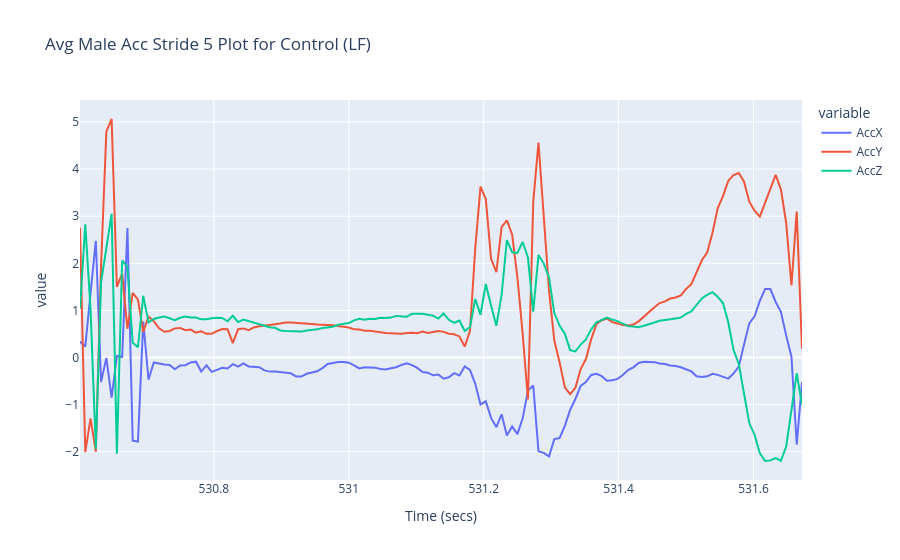
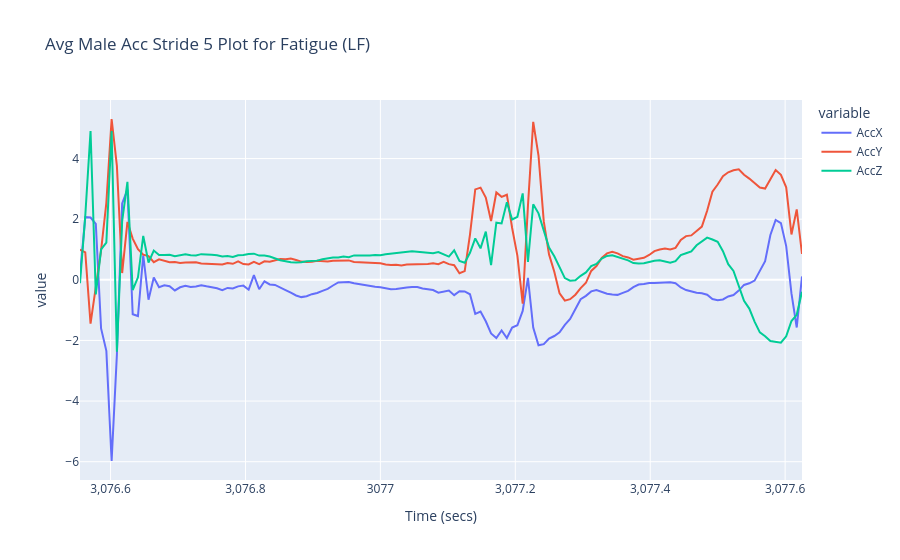
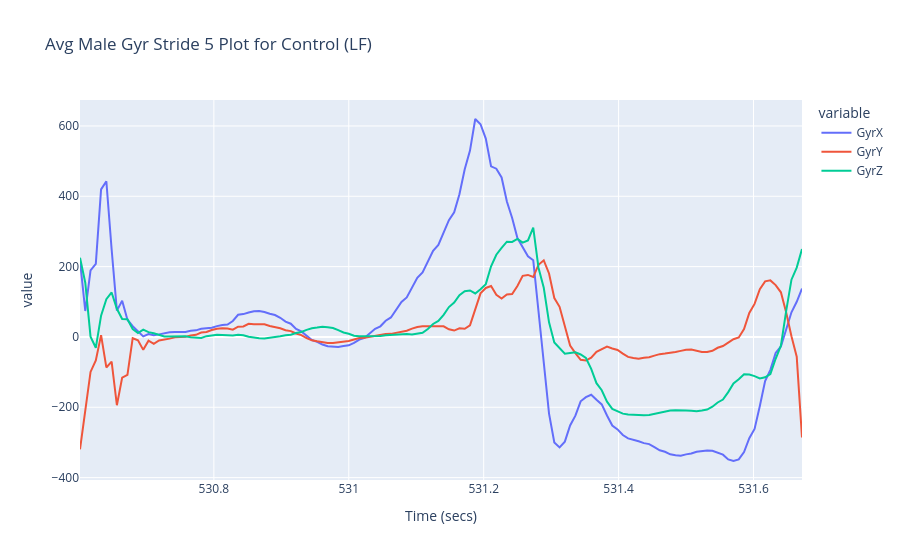
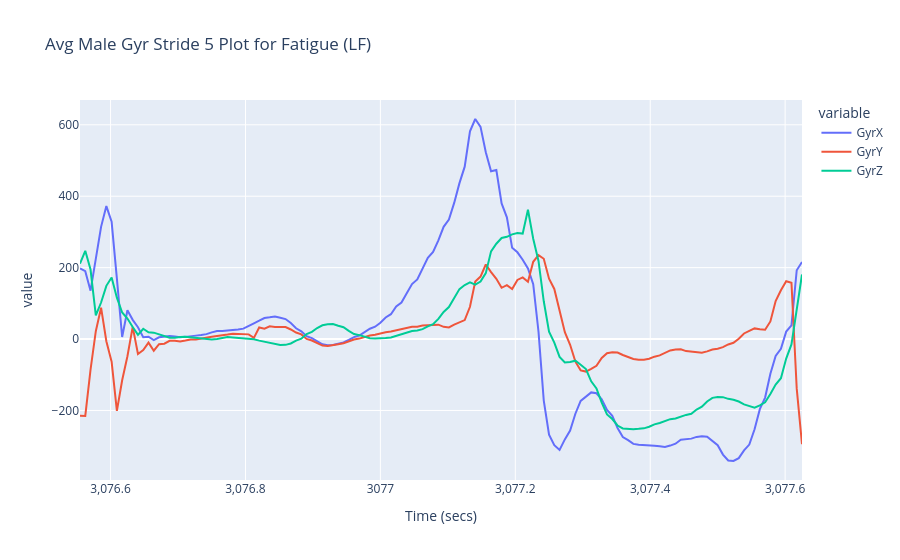

These figures' notebook cell, in order:
### Code cell
fig = px.line(control_df_02.iloc[::downsample_factor], x='Time (secs)', y=["AccX", "AccY", "AccZ"], title=f"Avg Male Acc Stride {stride_index+1} Plot for Control ({sensor_location})")
fig.show()

fig = px.line(fatigue_df_02.iloc[::downsample_factor], x='Time (secs)', y=["AccX", "AccY", "AccZ"], title=f"Avg Male Acc Stride {stride_index+1} Plot for Fatigue ({sensor_location})")
fig.show()

fig = px.line(control_df_02.iloc[::downsample_factor], x='Time (secs)', y=["GyrX", "GyrY", "GyrZ"], title=f"Avg Male Gyr Stride {stride_index+1} Plot for Control ({sensor_location})")
fig.show()

fig = px.line(fatigue_df_02.iloc[::downsample_factor], x='Time (secs)', y=["GyrX", "GyrY", "GyrZ"], title=f"Avg Male Gyr Stride {stride_index+1} Plot for Fatigue ({sensor_location})")
fig.show()

### Figure 1 — Plotly figure (JSON) as saved in the notebook; plotly's stock layout.template omitted (floating-point values rounded to 4 significant figures; data arrays with more than 128 entries replaced by an {"elided": "..."} marker saying what was removed)
{"data": [{"hovertemplate": "variable=AccX<br>Time (secs)=%{x}<br>value=%{y}<extra></extra>", "legendgroup": "AccX", "line": {"color": "#636efa", "dash": "solid"}, "marker": {"symbol": "circle"}, "mode": "lines", "name": "AccX", "orientation": "v", "showlegend": true, "type": "scatter", "x": {"elided": "138 float values"}, "xaxis": "x", "y": {"elided": "138 float values"}, "yaxis": "y"}, {"hovertemplate": "variable=AccY<br>Time (secs)=%{x}<br>value=%{y}<extra></extra>", "legendgroup": "AccY", "line": {"color": "#EF553B", "dash": "solid"}, "marker": {"symbol": "circle"}, "mode": "lines", "name": "AccY", "orientation": "v", "showlegend": true, "type": "scatter", "x": {"elided": "138 float values"}, "xaxis": "x", "y": {"elided": "138 float values"}, "yaxis": "y"}, {"hovertemplate": "variable=AccZ<br>Time (secs)=%{x}<br>value=%{y}<extra></extra>", "legendgroup": "AccZ", "line": {"color": "#00cc96", "dash": "solid"}, "marker": {"symbol": "circle"}, "mode": "lines", "name": "AccZ", "orientation": "v", "showlegend": true, "type": "scatter", "x": {"elided": "138 float values"}, "xaxis": "x", "y": {"elided": "138 float values"}, "yaxis": "y"}], "layout": {"legend": {"title": {"text": "variable"}, "tracegroupgap": 0}, "title": {"text": "Avg Male Acc Stride 5 Plot for Control (LF)"}, "xaxis": {"anchor": "y", "domain": [0, 1], "title": {"text": "Time (secs)"}}, "yaxis": {"anchor": "x", "domain": [0, 1], "title": {"text": "value"}}}}

### Figure 2 — Plotly figure (JSON) as saved in the notebook; plotly's stock layout.template omitted (floating-point values rounded to 4 significant figures; data arrays with more than 128 entries replaced by an {"elided": "..."} marker saying what was removed)
{"data": [{"hovertemplate": "variable=AccX<br>Time (secs)=%{x}<br>value=%{y}<extra></extra>", "legendgroup": "AccX", "line": {"color": "#636efa", "dash": "solid"}, "marker": {"symbol": "circle"}, "mode": "lines", "name": "AccX", "orientation": "v", "showlegend": true, "type": "scatter", "x": {"elided": "138 float values"}, "xaxis": "x", "y": {"elided": "138 float values"}, "yaxis": "y"}, {"hovertemplate": "variable=AccY<br>Time (secs)=%{x}<br>value=%{y}<extra></extra>", "legendgroup": "AccY", "line": {"color": "#EF553B", "dash": "solid"}, "marker": {"symbol": "circle"}, "mode": "lines", "name": "AccY", "orientation": "v", "showlegend": true, "type": "scatter", "x": {"elided": "138 float values"}, "xaxis": "x", "y": {"elided": "138 float values"}, "yaxis": "y"}, {"hovertemplate": "variable=AccZ<br>Time (secs)=%{x}<br>value=%{y}<extra></extra>", "legendgroup": "AccZ", "line": {"color": "#00cc96", "dash": "solid"}, "marker": {"symbol": "circle"}, "mode": "lines", "name": "AccZ", "orientation": "v", "showlegend": true, "type": "scatter", "x": {"elided": "138 float values"}, "xaxis": "x", "y": {"elided": "138 float values"}, "yaxis": "y"}], "layout": {"legend": {"title": {"text": "variable"}, "tracegroupgap": 0}, "title": {"text": "Avg Male Acc Stride 5 Plot for Fatigue (LF)"}, "xaxis": {"anchor": "y", "domain": [0, 1], "title": {"text": "Time (secs)"}}, "yaxis": {"anchor": "x", "domain": [0, 1], "title": {"text": "value"}}}}

### Figure 3 — Plotly figure (JSON) as saved in the notebook; plotly's stock layout.template omitted (floating-point values rounded to 4 significant figures; data arrays with more than 128 entries replaced by an {"elided": "..."} marker saying what was removed)
{"data": [{"hovertemplate": "variable=GyrX<br>Time (secs)=%{x}<br>value=%{y}<extra></extra>", "legendgroup": "GyrX", "line": {"color": "#636efa", "dash": "solid"}, "marker": {"symbol": "circle"}, "mode": "lines", "name": "GyrX", "orientation": "v", "showlegend": true, "type": "scatter", "x": {"elided": "138 float values"}, "xaxis": "x", "y": {"elided": "138 float values"}, "yaxis": "y"}, {"hovertemplate": "variable=GyrY<br>Time (secs)=%{x}<br>value=%{y}<extra></extra>", "legendgroup": "GyrY", "line": {"color": "#EF553B", "dash": "solid"}, "marker": {"symbol": "circle"}, "mode": "lines", "name": "GyrY", "orientation": "v", "showlegend": true, "type": "scatter", "x": {"elided": "138 float values"}, "xaxis": "x", "y": {"elided": "138 float values"}, "yaxis": "y"}, {"hovertemplate": "variable=GyrZ<br>Time (secs)=%{x}<br>value=%{y}<extra></extra>", "legendgroup": "GyrZ", "line": {"color": "#00cc96", "dash": "solid"}, "marker": {"symbol": "circle"}, "mode": "lines", "name": "GyrZ", "orientation": "v", "showlegend": true, "type": "scatter", "x": {"elided": "138 float values"}, "xaxis": "x", "y": {"elided": "138 float values"}, "yaxis": "y"}], "layout": {"legend": {"title": {"text": "variable"}, "tracegroupgap": 0}, "title": {"text": "Avg Male Gyr Stride 5 Plot for Control (LF)"}, "xaxis": {"anchor": "y", "domain": [0, 1], "title": {"text": "Time (secs)"}}, "yaxis": {"anchor": "x", "domain": [0, 1], "title": {"text": "value"}}}}

### Figure 4 — Plotly figure (JSON) as saved in the notebook; plotly's stock layout.template omitted (floating-point values rounded to 4 significant figures; data arrays with more than 128 entries replaced by an {"elided": "..."} marker saying what was removed)
{"data": [{"hovertemplate": "variable=GyrX<br>Time (secs)=%{x}<br>value=%{y}<extra></extra>", "legendgroup": "GyrX", "line": {"color": "#636efa", "dash": "solid"}, "marker": {"symbol": "circle"}, "mode": "lines", "name": "GyrX", "orientation": "v", "showlegend": true, "type": "scatter", "x": {"elided": "138 float values"}, "xaxis": "x", "y": {"elided": "138 float values"}, "yaxis": "y"}, {"hovertemplate": "variable=GyrY<br>Time (secs)=%{x}<br>value=%{y}<extra></extra>", "legendgroup": "GyrY", "line": {"color": "#EF553B", "dash": "solid"}, "marker": {"symbol": "circle"}, "mode": "lines", "name": "GyrY", "orientation": "v", "showlegend": true, "type": "scatter", "x": {"elided": "138 float values"}, "xaxis": "x", "y": {"elided": "138 float values"}, "yaxis": "y"}, {"hovertemplate": "variable=GyrZ<br>Time (secs)=%{x}<br>value=%{y}<extra></extra>", "legendgroup": "GyrZ", "line": {"color": "#00cc96", "dash": "solid"}, "marker": {"symbol": "circle"}, "mode": "lines", "name": "GyrZ", "orientation": "v", "showlegend": true, "type": "scatter", "x": {"elided": "138 float values"}, "xaxis": "x", "y": {"elided": "138 float values"}, "yaxis": "y"}], "layout": {"legend": {"title": {"text": "variable"}, "tracegroupgap": 0}, "title": {"text": "Avg Male Gyr Stride 5 Plot for Fatigue (LF)"}, "xaxis": {"anchor": "y", "domain": [0, 1], "title": {"text": "Time (secs)"}}, "yaxis": {"anchor": "x", "domain": [0, 1], "title": {"text": "value"}}}}
